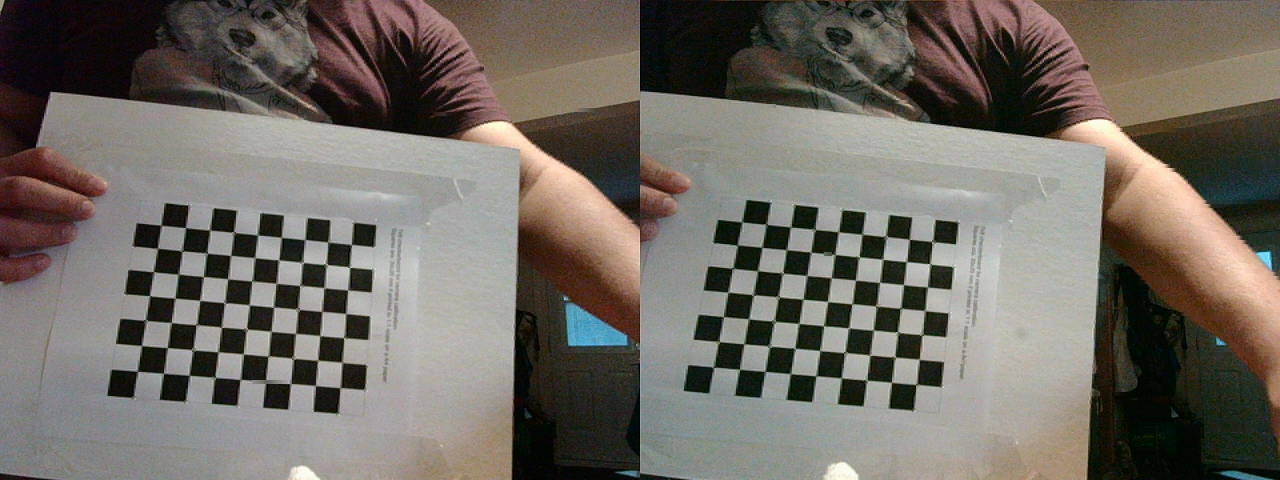
#> input picture calibDir/WIN_20210803_19_50_14_Pro copy.jpg, 2560 x 960 px (shown at 1/2 size); its folder holds only this picture in this run
$ python test.py
#> lines starting #> are read from the running program, lines starting #| are printed output that depends on the picture; long printed decimals are rounded
import numpy as np
import cv2 as cv
import glob


################ FIND CHESSBOARD CORNERS - OBJECT POINTS AND IMAGE POINTS #############################

chessboardSize = (9, 7)
frameSize = (1280, 960)


# termination criteria
criteria = (cv.TERM_CRITERIA_EPS + cv.TERM_CRITERIA_MAX_ITER, 30, 0.001)


# prepare object points, like (0,0,0), (1,0,0), (2,0,0) ....,(6,5,0)
objp = np.zeros((chessboardSize[0] * chessboardSize[1], 3), np.float32)
objp[:, :2] = np.mgrid[0:chessboardSize[0],
                       0:chessboardSize[1]].T.reshape(-1, 2)

objp = objp * 20
# print(objp)

# Arrays to store object points and image points from all the images.
objpoints = []  # 3d point in real world space
imgpointsL = []  # 2d points in image plane.
imgpointsR = []  # 2d points in image plane.


images = glob.glob("./calibDir/*")

for name in images:

    img = cv.imread(name)
#> img is the input picture: shape (960, 2560, 3); mean B, G, R 99.5, 106.7, 112.4
    # print(len(img), len(img[0]))
    half = len(img[0])/2
#> half = 1280
    imgL = img[:, :int(half)]
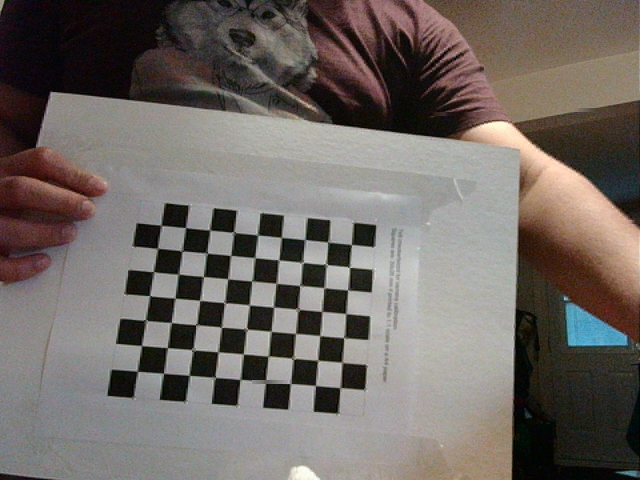
#> imgL: shape (960, 1280, 3) (shown at 1/2 size); mean B, G, R 100.5, 105.1, 112.2
    imgR = img[:, int(half):]
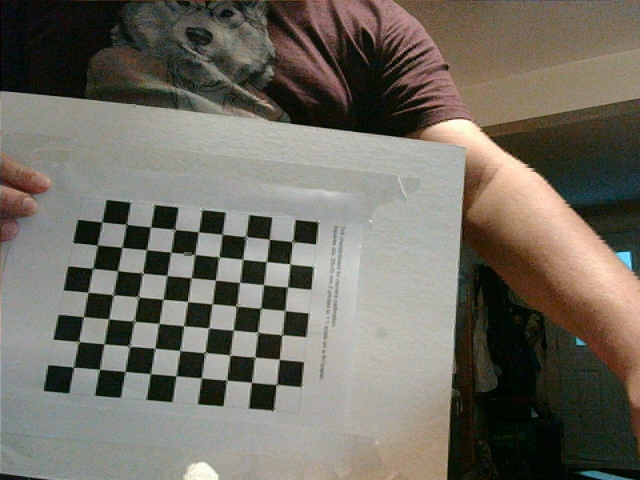
#> imgR: shape (960, 1280, 3) (shown at 1/2 size); mean B, G, R 98.5, 108.4, 112.7
    grayL = cv.cvtColor(imgL, cv.COLOR_BGR2GRAY)
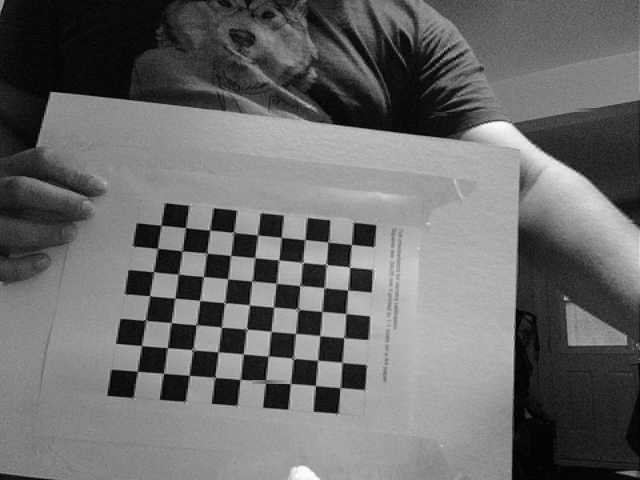
#> grayL: shape (960, 1280) (shown at 1/2 size); min 0, max 254, mean 106.7
    grayR = cv.cvtColor(imgR, cv.COLOR_BGR2GRAY)
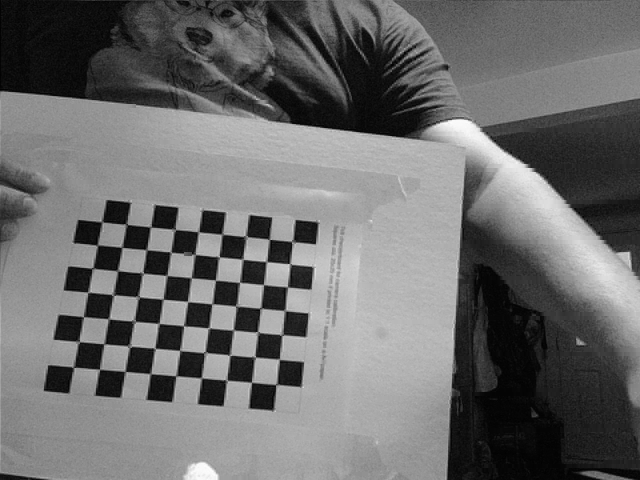
#> grayR: shape (960, 1280) (shown at 1/2 size); min 0, max 254, mean 108.5

    # Find the chess board corners
    retL, cornersL = cv.findChessboardCorners(grayL, chessboardSize, None)
#> retL = True; cornersL = 63 rows, first 8: [322.4, 450.9], [373.6, 455.4], [419.5, 460.5], [467.5, 464.5], [517.4, 471.6], [563.5, 475], [610.5, 479.5], [655.4, 485.8]
    retR, cornersR = cv.findChessboardCorners(grayR, chessboardSize, None)
#> retR = True; cornersR = 63 rows, first 8: [204, 443.5], [253.5, 448.5], [302, 454.5], [350.5, 459.5], [397, 463.5], [444.5, 469], [492.5, 472], [539, 479]

    # If found, add object points, image points (after refining them)
    if retL and retR == True:

        objpoints.append(objp)

        cornersL = cv.cornerSubPix(
            grayL, cornersL, (11, 11), (-1, -1), criteria)
#> cornersL = 63 rows, first 8: [322.7, 451.3], [371.6, 455.6], [419.9, 460.3], [467.7, 464.5], [515.5, 470.3], [563.4, 475.4], [610.5, 479.7], [655.8, 484.5]
        imgpointsL.append(cornersL)

        cornersR = cv.cornerSubPix(
            grayR, cornersR, (11, 11), (-1, -1), criteria)
#> cornersR = 63 rows, first 8: [204.4, 444.1], [253.4, 448.7], [301.7, 454.4], [350.4, 459.4], [397.4, 464.1], [444.4, 468.8], [492.3, 473], [539.2, 479.1]
        imgpointsR.append(cornersR)

        # [6 lines of commented-out code are left out]


cv.destroyAllWindows()


############## CALIBRATION #######################################################

retL, cameraMatrixL, distL, rvecsL, tvecsL = cv.calibrateCamera(
    objpoints, imgpointsL, frameSize, None, None)
#> retL = 0.509; cameraMatrixL = [[1606.7, 0, 739], [0, 1601.4, 393.7], [0, 0, 1]]; distL = [[0.183, -2.38, 0.00837, -0.00118, 9.63]]; rvecsL = ([-0.335, -0.139, 0.0903],); tvecsL = ([-173.5, 23.54, 674],)
heightL, widthL, channelsL = imgL.shape
newCameraMatrixL, roi_L = cv.getOptimalNewCameraMatrix(
    cameraMatrixL, distL, (widthL, heightL), 1, (widthL, heightL))
#> newCameraMatrixL = [[1627.2, 0, 733], [0, 1610.9, 397.8], [0, 0, 1]]; roi_L = (51, 16, 1212, 897)

retR, cameraMatrixR, distR, rvecsR, tvecsR = cv.calibrateCamera(
    objpoints, imgpointsR, frameSize, None, None)
#> retR = 0.566; cameraMatrixR = [[891.3, 0, 654.8], [0, 856.4, 418], [0, 0, 1]]; distR = [[0.0693, -0.0746, -0.000772, 0.0125, 0.0204]]; rvecsR = ([-0.174, -0.0719, 0.105],); tvecsR = ([-188.4, 11.42, 370.6],)
heightR, widthR, channelsR = imgR.shape
newCameraMatrixR, roi_R = cv.getOptimalNewCameraMatrix(
    cameraMatrixR, distR, (widthR, heightR), 1, (widthR, heightR))
#> newCameraMatrixR = [[900, 0, 674.8], [0, 854.4, 416.4], [0, 0, 1]]; roi_R = (8, 14, 1268, 925)


########## Stereo Vision Calibration #############################################

flags = 0
flags |= cv.CALIB_FIX_INTRINSIC
# Here we fix the intrinsic camara matrixes so that only Rot, Trns, Emat and Fmat are calculated.
# Hence intrinsic parameters are the same

criteria_stereo = (cv.TERM_CRITERIA_EPS + cv.TERM_CRITERIA_MAX_ITER, 30, 0.001)

# This step is performed to transformation between the two cameras and calculate Essential and Fundamenatl matrix
retStereo, newCameraMatrixL, distL, newCameraMatrixR, distR, rot, trans, essentialMatrix, fundamentalMatrix = cv.stereoCalibrate(
    objpoints, imgpointsL, imgpointsR, newCameraMatrixL, distL, newCameraMatrixR, distR, grayL.shape[::-1], criteria_stereo, flags)
#> retStereo = 0.789; rot = [[0.995, 0.00259, 0.0948], [0.01, 0.991, -0.132], [-0.0943, 0.133, 0.987]]; trans = [-90.77, 82.94, -317]; essentialMatrix = [[-4.64, 325.2, 39.84], [-324.1, 11.24, 59.52], [-83.47, -90.18, 4.17]]; fundamentalMatrix = [[5.28e-07, -3.74e-05, 0.00711], [3.89e-05, -1.36e-06, -0.0395], [-0.00798, 0.0351, 1]]

# print(newCameraMatrixR)
# print(newCameraMatrixL)
print("mat1", newCameraMatrixL)
#| mat1 [[1.62721012e+03 0.00000000e+00 7.32952654e+02]
#|  [0.00000000e+00 1.61085442e+03 3.97753018e+02]
#|  [0.00000000e+00 0.00000000e+00 1.00000000e+00]]
print("mat2", newCameraMatrixR)
#| mat2 [[899.971   0.         674.825]
#|  [  0.         854.445 416.401]
#|  [  0.           0.           1.        ]]
print("fund: ", fundamentalMatrix)
#| fund:  [[ 5.27846783e-07 -3.73854854e-05  7.10533396e-03]
#|  [ 3.88524800e-05 -1.36058474e-06 -3.95463620e-02]
#|  [-7.98446170e-03  3.51259399e-02  1.00000000e+00]]
print("T: ", trans)
#| T:  [[ -90.769]
#|  [  82.935]
#|  [-316.974]]
print("R", rot)
#| R [[ 0.9955  0.002589  0.09476]
#|  [ 0.01003  0.9911 -0.1325]
#|  [-0.09426  0.1328  0.9866]]
print("dist L: ", distL)
#| dist L:  [[ 1.83086856e-01 -2.37708063e+00  8.37318189e-03 -1.18275387e-03
#|    9.63037394e+00]]
print("dist R:", distR)
#| dist R: [[ 0.06925  -0.07457 -0.0007718  0.01253  0.02045]]

########## Stereo Rectification #################################################

rectifyScale = 1
rectL, rectR, projMatrixL, projMatrixR, Q, roi_L, roi_R = cv.stereoRectify(
    newCameraMatrixL, distL, newCameraMatrixR, distR, grayL.shape[::-1], rot, trans, rectifyScale, (0, 0))
#> rectL = [[0.175, -0.117, 0.977], [0.178, 0.98, 0.0857], [-0.968, 0.159, 0.193]]; rectR = [[0.267, -0.244, 0.932], [0.188, 0.962, 0.198], [-0.945, 0.122, 0.303]]; projMatrixL = [[1232.6, 0, 4325, 0], [0, 1232.6, 1963.4, 0], [0, 0, 1, 0]]; projMatrixR = [[1232.6, 0, 4325, -419082.2], [0, 1232.6, 1963.4, 0], [0, 0, 1, 0]]; Q = [[1, 0, 0, -4325], [0, 1, 0, -1963.4], [0, 0, 0, 1232.6], [0, 0, 0.00294, 0]]; roi_L = (0, 0, 0, 0); roi_R = (0, 0, 0, 0)

stereoMapL = cv.initUndistortRectifyMap(
    newCameraMatrixL, distL, rectL, projMatrixL, grayL.shape[::-1], cv.CV_16SC2)
stereoMapR = cv.initUndistortRectifyMap(
    newCameraMatrixR, distR, rectR, projMatrixR, grayR.shape[::-1], cv.CV_16SC2)

print("Saving parameters!")
cv_file = cv.FileStorage('stereoMap.xml', cv.FILE_STORAGE_WRITE)

cv_file.write('stereoMapL_x', stereoMapL[0])
cv_file.write('stereoMapL_y', stereoMapL[1])
cv_file.write('stereoMapR_x', stereoMapR[0])
cv_file.write('stereoMapR_y', stereoMapR[1])

cv_file.release()

$ run again, on calibDir/WIN_20210803_19_50_22_Pro.jpg
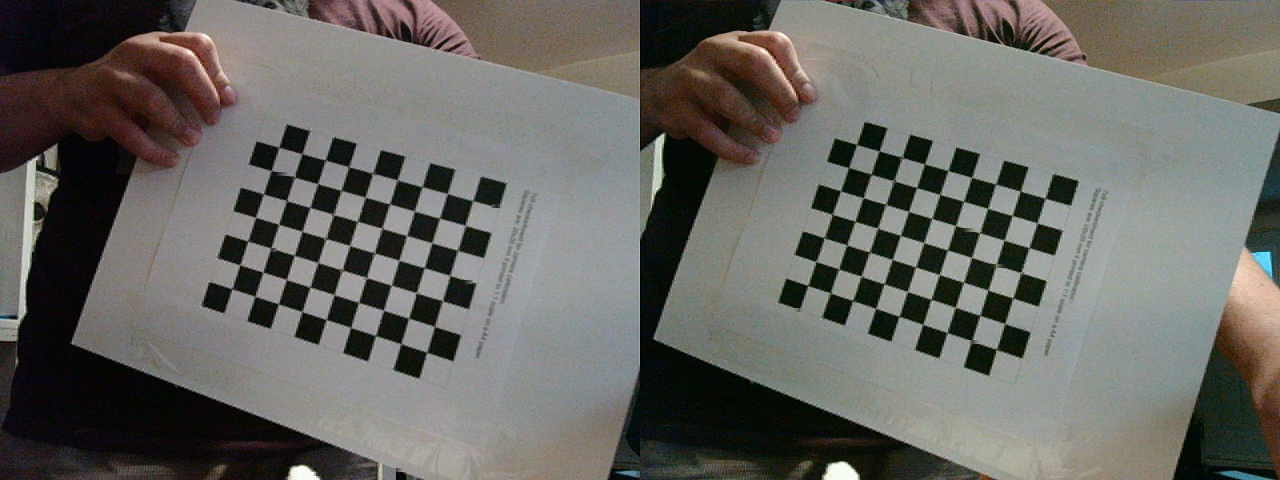
#> input picture calibDir/WIN_20210803_19_50_22_Pro.jpg, 2560 x 960 px (shown at 1/2 size)
#> img is the input picture: shape (960, 2560, 3); mean B, G, R 98, 102.6, 103.5
#> half = 1280
#> `grayL = cv.cvtColor(imgL, cv.COLOR_BGR2GRAY)`:
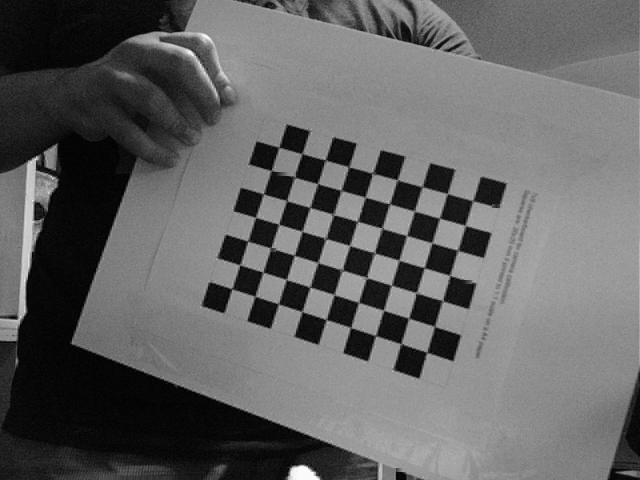
#> grayL: shape (960, 1280) (shown at 1/2 size); min 0, max 254, mean 98.3
#> `grayR = cv.cvtColor(imgR, cv.COLOR_BGR2GRAY)`:
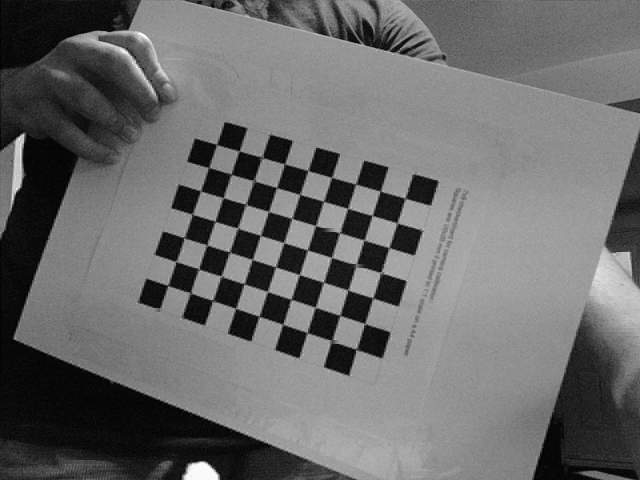
#> grayR: shape (960, 1280) (shown at 1/2 size); min 0, max 254, mean 106.4
#> `retL, cornersL = cv.findChessboardCorners(grayL, chessboardSize, None)`: retL = True; cornersL = 63 rows, first 8: [559.1, 294.9], [604.5, 307.5], [651, 321.5], [698.5, 335], [743.7, 347.7], [794.8, 359.3], [845, 373.5], [895.2, 386.7]
#> `retR, cornersR = cv.findChessboardCorners(grayR, chessboardSize, None)`: retR = True; cornersR = 63 rows, first 8: [433.5, 290], [478, 302.5], [524, 315], [570, 328], [615.2, 340.9], [663.5, 355.2], [711.4, 368.9], [762, 383.5]
#> `cornersL = cv.cornerSubPix( grayL, cornersL, (11, 11), (-1, -1), crite..`: cornersL = 63 rows, first 8: [558.4, 294.9], [604.3, 307.5], [650.8, 320.1], [697.4, 334.6], [744.7, 347], [794.7, 360], [845.3, 373.9], [895.3, 387.5]
#> `cornersR = cv.cornerSubPix( grayR, cornersR, (11, 11), (-1, -1), crite..`: cornersR = 63 rows, first 8: [433.2, 289.8], [478.8, 302.2], [525.3, 315], [569, 328.5], [616.4, 341.6], [663.7, 355.3], [711.7, 368.8], [760.8, 382.6]
#> `retL, cameraMatrixL, distL, rvecsL, tvecsL = cv.calibrateCamera( objpo..`: retL = 0.619; cameraMatrixL = [[1103.9, 0, 680.7], [0, 1109.7, 545.1], [0, 0, 1]]; distL = [[-0.417, 15.61, 0.00339, -0.00163, -139.7]]; rvecsL = ([-0.0971, 0.152, 0.303],); tvecsL = ([-49.62, -101, 447.2],)
#> `newCameraMatrixL, roi_L = cv.getOptimalNewCameraMatrix( cameraMatrixL,..`: newCameraMatrixL has the same summary as cameraMatrixL; roi_L = (0, 0, 1279, 959)
#> `retR, cameraMatrixR, distR, rvecsR, tvecsR = cv.calibrateCamera( objpo..`: retR = 0.582; cameraMatrixR = [[1472.6, 0, 602.1], [0, 1494.9, 558], [0, 0, 1]]; distR = [[-0.701, 29.79, 0.0123, -0.00311, -325.6]]; rvecsR = ([-0.111, 0.214, 0.314],); tvecsR = ([-68.56, -108.4, 598.2],)
#> `newCameraMatrixR, roi_R = cv.getOptimalNewCameraMatrix( cameraMatrixR,..`: newCameraMatrixR = [[1472.6, 0, 602.1], [0, 1169.7, 436.6], [0, 0, 1]]; roi_R = (0, 0, 1279, 750)
#> retStereo = 5.16; rot = [[0.885, 0.0431, 0.464], [-0.029, 0.999, -0.0374], [-0.465, 0.0196, 0.885]]; trans = [-217.9, 56.68, 95.84]; essentialMatrix = [[-23.56, -94.62, 53.76], [-16.44, 8.41, 237.3], [-43.83, -220.1, -18.13]]; fundamentalMatrix = [[6.99e-07, 2.79e-06, -0.00376], [6.14e-07, -3.12e-07, -0.01], [0.00123, 0.00802, 1]]
#| mat1 [[1.10393457e+03 0.00000000e+00 6.80735647e+02]
#|  [0.00000000e+00 1.10967614e+03 5.45141303e+02]
#|  [0.00000000e+00 0.00000000e+00 1.00000000e+00]]
#| mat2 [[1.47258518e+03 0.00000000e+00 6.02066463e+02]
#|  [0.00000000e+00 1.16971743e+03 4.36643246e+02]
#|  [0.00000000e+00 0.00000000e+00 1.00000000e+00]]
#| fund:  [[ 6.98919206e-07  2.79266210e-06 -3.75893898e-03]
#|  [ 6.14238274e-07 -3.12438953e-07 -1.00331169e-02]
#|  [ 1.22603740e-03  8.02093684e-03  1.00000000e+00]]
#| T:  [[-217.888]
#|  [  56.679]
#|  [  95.837]]
#| R [[ 0.885  0.04309  0.4636 ]
#|  [-0.02904  0.9989 -0.0374]
#|  [-0.4647  0.01964  0.8852]]
#| dist L:  [[-4.16652844e-01  1.56122398e+01  3.39167875e-03 -1.62681110e-03
#|   -1.39687220e+02]]
#| dist R: [[-7.01146419e-01  2.97899402e+01  1.22638342e-02 -3.10848010e-03
#|   -3.25587625e+02]]
#> `rectL, rectR, projMatrixL, projMatrixR, Q, roi_L, roi_R = cv.stereoRec..`: rectL = [[0.977, -0.201, 0.0748], [0.2, 0.98, 0.018], [-0.0769, -0.0026, 0.997]]; rectR = [[0.89, -0.232, -0.392], [0.227, 0.972, -0.0578], [0.394, -0.0377, 0.918]]; projMatrixL = [[1139.7, 0, 883.4, 0], [0, 1139.7, 520.9, 0], [0, 0, 1, 0]]; projMatrixR = [[1139.7, 0, 883.4, -278870.1], [0, 1139.7, 520.9, 0], [0, 0, 1, 0]]; Q = [[1, 0, 0, -883.4], [0, 1, 0, -520.9], [0, 0, 0, 1139.7], [0, 0, 0.00409, 0]]; roi_L = (416, 99, 864, 706); roi_R = (0, 198, 793, 759)

$ run again, on calibDir/WIN_20210803_19_50_23_Pro.jpg
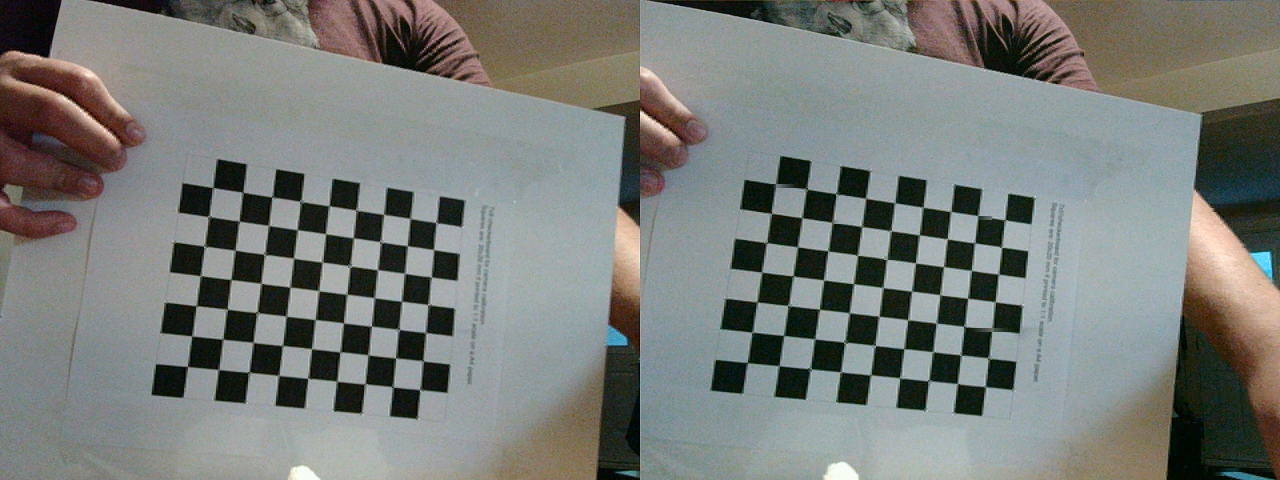
#> input picture calibDir/WIN_20210803_19_50_23_Pro.jpg, 2560 x 960 px (shown at 1/2 size)
#> img is the input picture: shape (960, 2560, 3); mean B, G, R 120.5, 124.2, 121.1
#> half = 1280
#> `grayL = cv.cvtColor(imgL, cv.COLOR_BGR2GRAY)`:
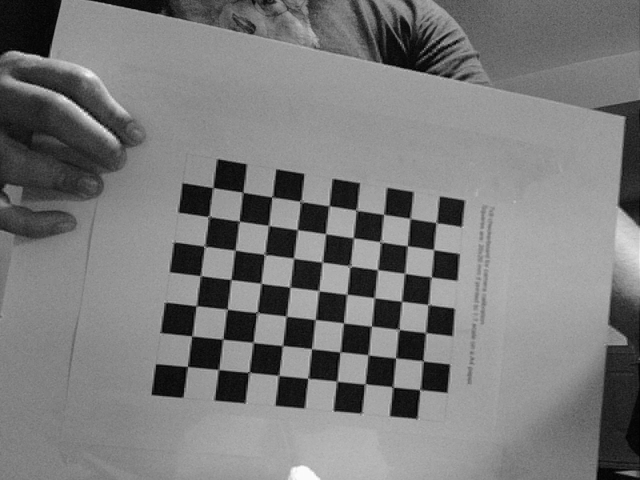
#> grayL: shape (960, 1280) (shown at 1/2 size); min 0, max 254, mean 122
#> `grayR = cv.cvtColor(imgR, cv.COLOR_BGR2GRAY)`:
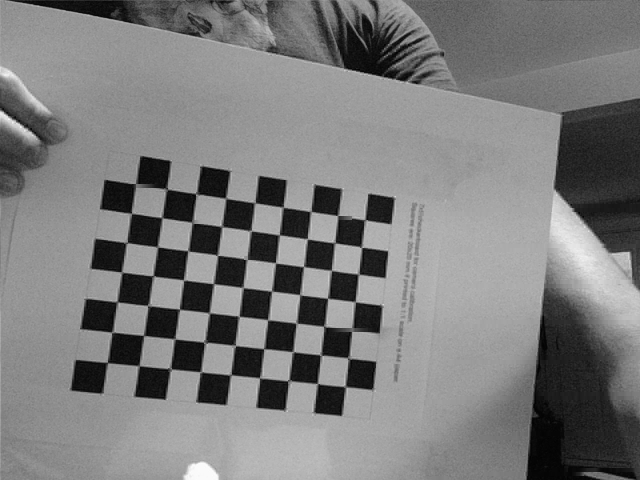
#> grayR: shape (960, 1280) (shown at 1/2 size); min 0, max 254, mean 123.6
#> `retL, cornersL = cv.findChessboardCorners(grayL, chessboardSize, None)`: retL = True; cornersL = 63 rows, first 8: [426.5, 375.5], [485, 385], [543.2, 393.2], [602, 401.5], [659, 412], [713.5, 421], [767.3, 428.4], [818.6, 438.9]
#> `retR, cornersR = cv.findChessboardCorners(grayR, chessboardSize, None)`: retR = True; cornersR = 63 rows, first 8: [271.5, 371.5], [333, 378.5], [391.4, 388.2], [452, 397], [512, 406.5], [565.5, 415], [623.7, 423.4], [673.8, 431.5]
#> `cornersL = cv.cornerSubPix( grayL, cornersL, (11, 11), (-1, -1), crite..`: cornersL = 63 rows, first 8: [426.2, 375.6], [486.3, 384.8], [544.3, 394.4], [601.3, 403.4], [658.8, 412], [712.6, 420.8], [767.7, 429.2], [820.3, 437.1]
#> `cornersR = cv.cornerSubPix( grayR, cornersR, (11, 11), (-1, -1), crite..`: cornersR = 63 rows, first 8: [271.8, 367.8], [334.1, 378.4], [392.3, 388.2], [451.7, 396.7], [510.1, 405.8], [566.6, 414.7], [622.1, 423.4], [675.7, 431.5]
#> `retL, cameraMatrixL, distL, rvecsL, tvecsL = cv.calibrateCamera( objpo..`: retL = 0.533; cameraMatrixL = [[935.9, 0, 694.1], [0, 948.7, 576.1], [0, 0, 1]]; distL = [[-0.185, 3.25, 0.000871, -0.00261, -13.38]]; rvecsL = ([-0.0774, -0.142, 0.121],); tvecsL = ([-91.37, -67.51, 320.4],)
#> `newCameraMatrixL, roi_L = cv.getOptimalNewCameraMatrix( cameraMatrixL,..`: newCameraMatrixL = [[935.9, 0, 694.1], [0, 883.7, 536.6], [0, 0, 1]]; roi_L = (0, 0, 1279, 893)
#> `retR, cameraMatrixR, distR, rvecsR, tvecsR = cv.calibrateCamera( objpo..`: retR = 0.578; cameraMatrixR = [[1741.5, 0, 661.6], [0, 1687.2, 352.9], [0, 0, 1]]; distR = [[0.237, -1.3, -0.0225, 0.0121, 4.4]]; rvecsR = ([-0.139, -0.279, 0.145],); tvecsR = ([-127.9, 5.96, 572.2],)
#> `newCameraMatrixR, roi_R = cv.getOptimalNewCameraMatrix( cameraMatrixR,..`: newCameraMatrixR = [[1765.9, 0, 669.2], [0, 1692.1, 346.5], [0, 0, 1]]; roi_R = (12, 11, 1257, 931)
#> retStereo = 4.07; rot = [[0.997, -0.0107, -0.0704], [0.0149, 0.998, 0.0596], [0.0696, -0.0605, 0.996]]; trans = [-20.67, 45.42, 275.2]; essentialMatrix = [[-0.948, -277.4, 28.83], [275.9, -4.2, 1.21], [-45.61, -20.14, 1.97]]; fundamentalMatrix = [[-4.06e-08, -1.26e-05, 0.00794], [1.23e-05, -1.99e-07, -0.0084], [-0.0077, 0.00688, 1]]
#| mat1 [[935.948   0.         694.071]
#|  [  0.         883.666 536.589]
#|  [  0.           0.           1.        ]]
#| mat2 [[1.76586528e+03 0.00000000e+00 6.69155022e+02]
#|  [0.00000000e+00 1.69210943e+03 3.46495084e+02]
#|  [0.00000000e+00 0.00000000e+00 1.00000000e+00]]
#| fund:  [[-4.05999989e-08 -1.25848981e-05  7.93696995e-03]
#|  [ 1.23333688e-05 -1.98899420e-07 -8.40308473e-03]
#|  [-7.69616239e-03  6.87670490e-03  1.00000000e+00]]
#| T:  [[-20.666]
#|  [ 45.417]
#|  [275.172]]
#| R [[ 0.9975 -0.01073 -0.0704 ]
#|  [ 0.01494  0.9981   0.05957]
#|  [ 0.06963  -0.06047  0.9957]]
#| dist L:  [[-1.85457770e-01  3.25407256e+00  8.70527799e-04 -2.60941408e-03
#|   -1.33807499e+01]]
#| dist R: [[ 0.2372 -1.298 -0.02253  0.01207  4.396 ]]
#> `rectL, rectR, projMatrixL, projMatrixR, Q, roi_L, roi_R = cv.stereoRec..`: rectL = [[1, 0.0314, -0.000482], [-0.00277, 0.103, 0.995], [0.0313, -0.994, 0.103]]; rectR = [[0.997, 0.0463, 0.0672], [-0.0739, 0.162, 0.984], [0.0346, -0.986, 0.165]]; projMatrixL = [[1350.9, 0, 818.1, 0], [0, 1350.9, 1967.3, 0], [0, 0, 1, 0]]; projMatrixR = [[1350.9, 0, 818.1, 0], [0, 1350.9, 1967.3, 377793.8], [0, 0, 1, 0]]; Q = [[1, 0, 0, -818.1], [0, 1, 0, -1967.3], [0, 0, 0, 1350.9], [0, 0, -0.00358, 0]]; roi_L = (0, 0, 0, 0)
